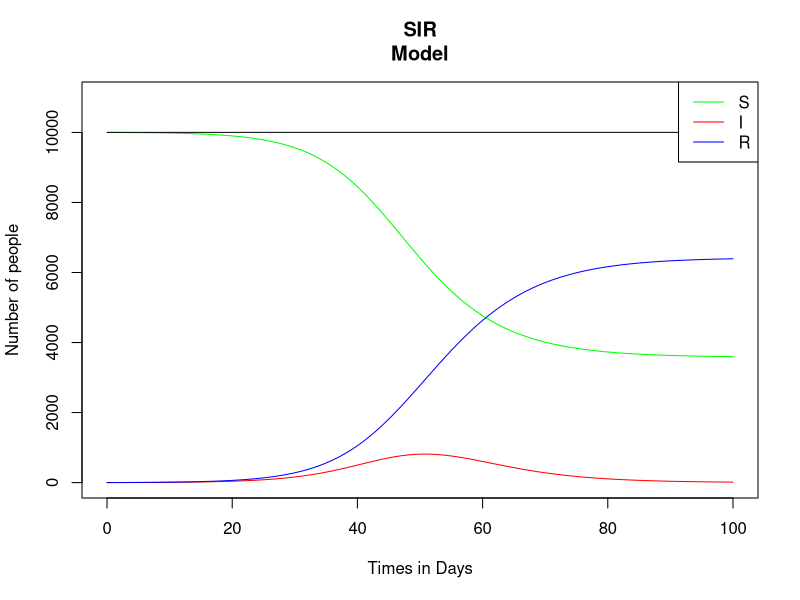
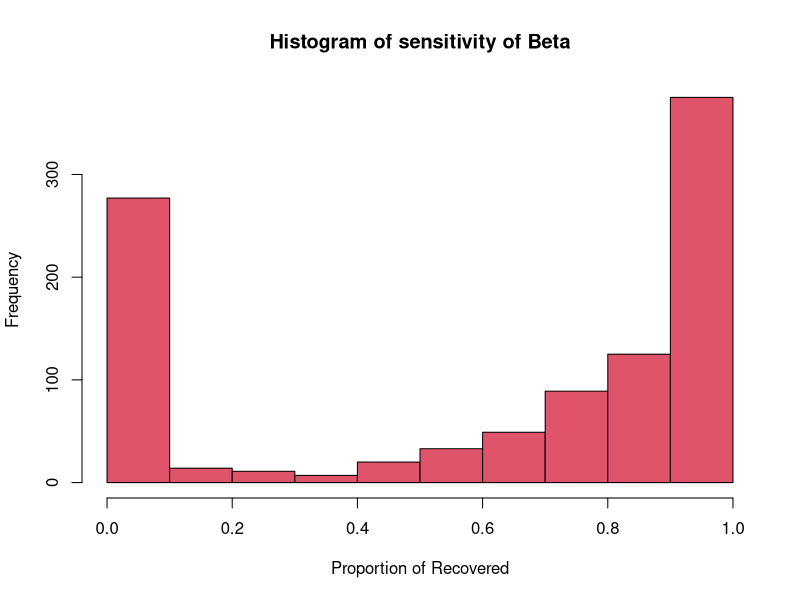
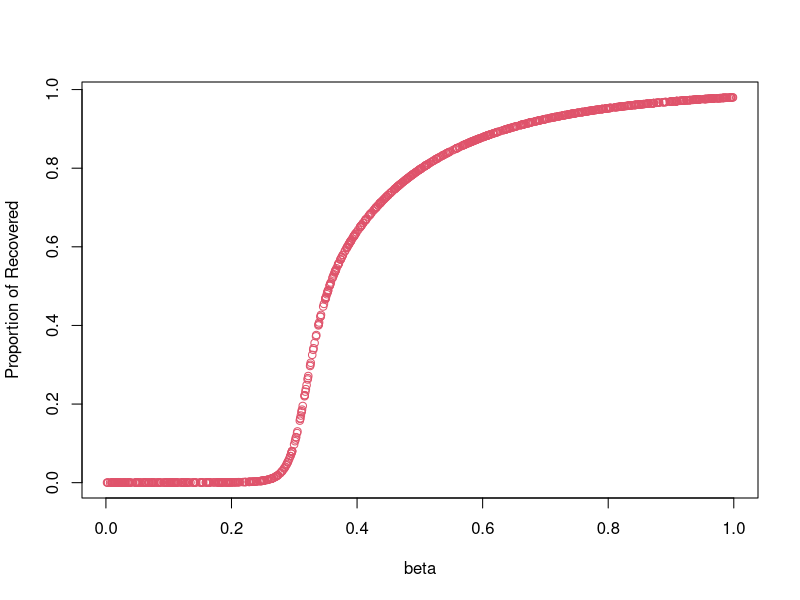
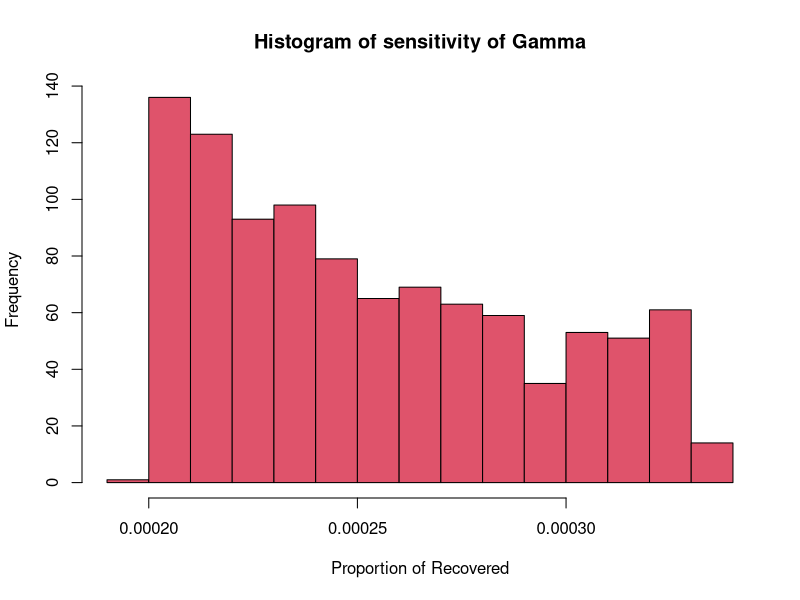
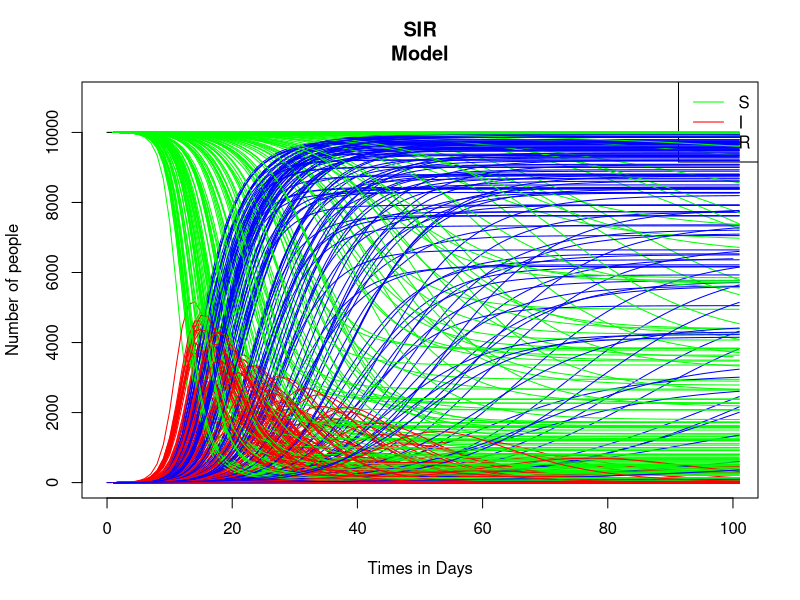
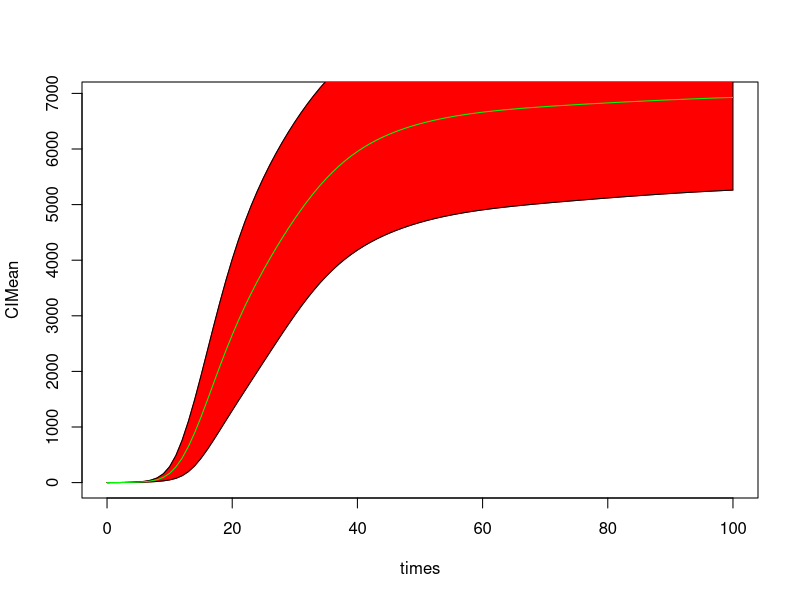

Write R code to recreate these figures, in order.
## ---- chunk 1
knitr::opts_chunk$set(echo = TRUE)
library(deSolve)
## ---- chunk 2
SIR <- function(t, x, parms) {
with(as.list(c(parms, x)), {
N = S + I + R
dS = -beta*(S/N)*(I)
dI = beta*(S/N)*(I) -gamma*I
dR = gamma*I
output <- c(dS, dI,dR)
list(output)
})
}
#the Initial values
start<-c(S=10000,I=2,R=0)
parms <- c(beta=0.4,gamma=1/4)
1
## vector of timesteps
times <- seq(0, 100, 1)
run_d<-ode(times=times, y=start, func=SIR,parms=parms)
(pop<-run_d[,2]+run_d[,3]+run_d[,4])
plot(times,run_d[,2], col="green", ylim=c(0,11000), type="l", main="SIR
Model",ylab="Number of people",xlab="Times in Days")
lines(times,run_d[,3], col="red")
lines(times, run_d[,4], col="blue")
lines(times,pop,type="l")
legend("topright",legend=c("S","I","R"),col=c("green", "red","blue", "black"),
lty=c(1,1,1,1))

## ---- chunk 3
betasens<-NULL #creating a vector to store our random betas
for (i in 1:1000){
parms <- c(beta=runif(1,0,1),gamma=1/4)
run_d<-ode(times=times, y=start, func=SIR,parms=parms)
betasens<-rbind(betasens,c(parms[1],run_d[length(run_d[,1]),4]/pop))
}
hist(betasens[,2],xlab="Proportion of Recovered",ylab="Frequency",
main="Histogram of sensitivity of Beta",col=2)
## ---- chunk 4
plot(betasens[,1],betasens[,2],xlab="beta",ylab="Proportion of Recovered",col=2)
## ---- chunk 5
gammasens<-NULL #creating a vector to store our random betas
for (i in 1:1000){
parms <- c(beta=0.4, gamma = 1/runif(1,0,1))
run_d<-ode(times=times, y=start, func=SIR,parms=parms)
gammasens<-rbind(gammasens,c(parms[1],
                             run_d[length(run_d[,1]),4]/pop))
}
hist(gammasens[,2],xlab="Proportion of Recovered",ylab="Frequency",
main="Histogram of sensitivity of Gamma",col=2)
## ---- chunk 6
SIR <- function(t, x, parms) {
with(as.list(c(parms, x)), {
N = S + I + R
dS = -beta*(S/N)*(I)
dI = beta*(S/N)*(I) -gamma*I
dR = gamma*I
output <- c(dS, dI,dR)
list(output)
})
}
#the Initial values
start<-c(S=10000,I=2,R=0)
parms <- c(beta=0.4,gamma=1/4)
## vector of timesteps
times <- seq(0, 100, 1)
run_d<-ode(times=times, y=start, func=SIR,parms=parms)
pop<-run_d[,2]+run_d[,3]+run_d[,4]
plot(times,run_d[,2], col="green", ylim=c(0,11000), type="l", main="SIR
Model",ylab="Number of people",xlab="Times in Days")
lines(times,run_d[,3], col="red")
lines(times, run_d[,4], col="blue")
lines(times,pop,type="l")
legend("topright",legend=c("S","I","R"),col=c("green", "red","blue", "black"),
lty=c(1,1,1,1))
for ( i in 1:200){
Inc=runif(1,2,6)
parms <- c(beta=runif(1,0,1), gamma=1/Inc)
run_d<-ode(times=times, y=start, func=SIR,parms=parms)
lines(run_d[,2], col="green")
lines(run_d[,3], col="red")
lines(run_d[,4], col="blue")
}

CIdata<-NULL
for ( i in 1:20){
Inc=runif(1,2,6)
parms <- c(beta=runif(1,0,1), gamma=1/Inc)
run_d<-ode(times=times, y=start, func=SIR,parms=parms)
CIdata<-cbind(CIdata,run_d[,4])
}
CIsd<-CIuci<-CIlci<-NULL
CIMean<-rowMeans(CIdata)
for (i in 1:(dim(CIdata)[1])){
CIsd[i]<-sd(CIdata[i,])
CIuci[i]<-CIMean[i]+1.96*CIsd[i]/sqrt(20)
CIlci[i]<-CIMean[i]-1.96*CIsd[i]/sqrt(20)
}
plot(times, CIMean, type="l")
lines(times, CIlci, col="red")
lines(times, CIuci, col="red")
polygon(c(times,rev(times)), c(CIuci, rev(CIlci)), col="red")
lines(times,CIMean, type = "l", col = "green")
